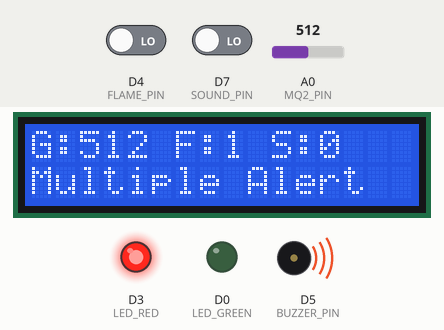
This sketch was run on a simulated ESP8266 (Wemos D1 mini). Parts: 16×2 character LCD, output pins drawn as LEDs (lit = HIGH), buzzer (waves = sounding, pin HIGH). Inputs (shaded band) come from the test bench; at power-on: A0 (MQ2_PIN) = 512, D4 (FLAME_PIN) LOW, D7 (SOUND_PIN) LOW. WiFi joins after 1.5 s; servers stay silent unless stated.

Above: at 3.3 s.
3.4 s: A0 (MQ2_PIN) set to 487
At 4.1 s:
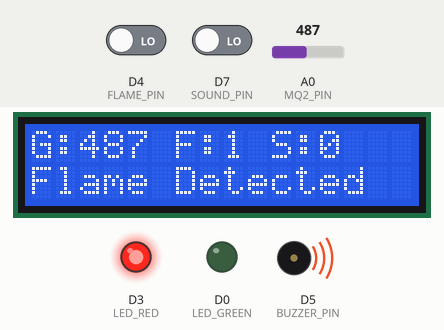
5.2 s: D4 (FLAME_PIN) driven HIGH
At 6.3 s:
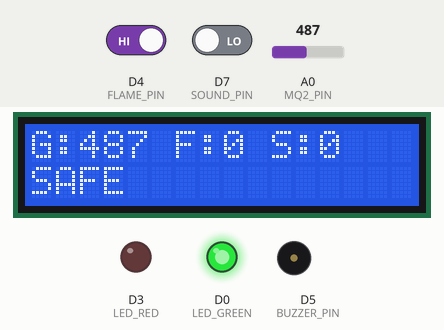
7.2 s: D7 (SOUND_PIN) driven HIGH
At 8.4 s:
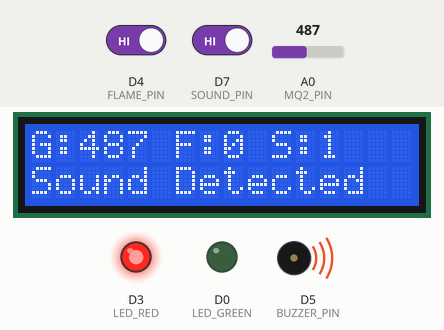
9.2 s: A0 (MQ2_PIN) set to 510
At 10.9 s:
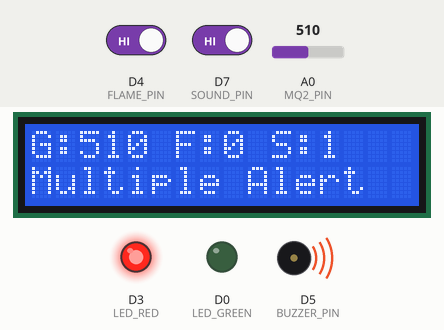
11.2 s: D7 (SOUND_PIN) driven LOW
At 12.5 s:
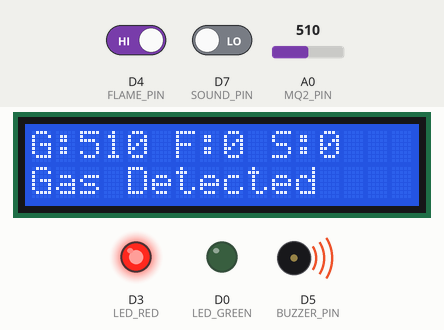
13.2 s: D4 (FLAME_PIN) driven LOW
At 14.1 s:
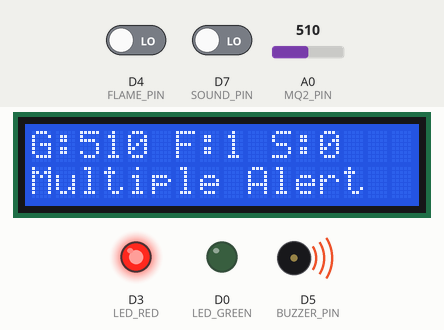
Timing chart, 0 to 16.2 s (numbered marks = the images above; inputs shaded):
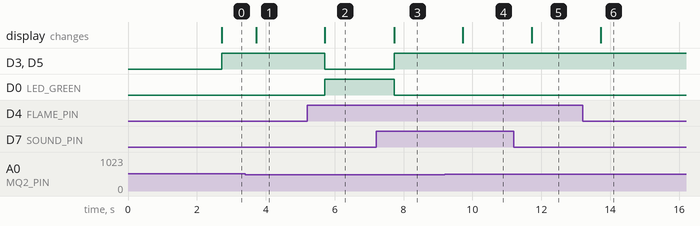

The sketch:

Smart_gas_system.ino
```cpp
/***************************************************
 * IoT Smart Gas, Flame & Sound Detection System
 * Wemos D1 Mini (ESP8266)
 * Blynk + Telegram + LCD
 ***************************************************/

//--------------- BLYNK ------------------
#define BLYNK_TEMPLATE_ID "TMPL3VKXdactq"
#define BLYNK_TEMPLATE_NAME "Gas Detection System"
#define BLYNK_AUTH_TOKEN "NzkqDECo81l2103OtfSn4-vawy8k17Q_"

#define BLYNK_PRINT Serial

//--------------- LIBRARIES ----------------
#include <Arduino.h>
#include <ESP8266WiFi.h>
#include <BlynkSimpleEsp8266.h>
#include <Wire.h>
#include <LiquidCrystal_I2C.h>

#include <WiFiClientSecure.h>
#include <UniversalTelegramBot.h>
#include <ArduinoJson.h>

//--------------- WIFI --------------------
char ssid[] = "iPhone";
char pass[] = "Anesha24";

//--------------- TELEGRAM ----------------
#define BOT_TOKEN "8759467537:AAEqAZ_5EtsO-IkUZDPHrMr2Gc_fe_hJBAE"
#define CHAT_ID "7949478408"

WiFiClientSecure client;
UniversalTelegramBot bot(BOT_TOKEN, client);

//--------------- PIN CONFIGURATION ----------------

#define MQ2_PIN A0

#define FLAME_PIN D4
#define SOUND_PIN D7

#define BUZZER_PIN D5

#define LED_RED D3
#define LED_GREEN D0

LiquidCrystal_I2C lcd(0x27,16,2);

BlynkTimer timer;

//--------------- VARIABLES ----------------

int GAS_THRESHOLD = 500;

bool systemOn=true;
bool buzzerRemote=false;

bool notified=false;

//--------------- BLYNK PINS ----------------

#define VPIN_GAS V0
#define VPIN_FLAME V1
#define VPIN_BUZZER V2
#define VPIN_SYSTEM V3

//--------------- BLYNK BUTTONS ----------------

BLYNK_WRITE(VPIN_BUZZER)
{
  buzzerRemote=param.asInt();
}

BLYNK_WRITE(VPIN_SYSTEM)
{
  systemOn=param.asInt();
}

//--------------- SENSOR FUNCTION ----------------

void readSensors()
{

int gasValue=analogRead(MQ2_PIN);

bool flameDetected=(digitalRead(FLAME_PIN)==LOW);

bool soundDetected=(digitalRead(SOUND_PIN)==HIGH);

bool danger=(gasValue>GAS_THRESHOLD || flameDetected || soundDetected);

// Send values to Blynk

Blynk.virtualWrite(VPIN_GAS,gasValue);
Blynk.virtualWrite(VPIN_FLAME,flameDetected);

//---------------- SYSTEM OFF ----------------

if(!systemOn)
{

lcd.clear();

lcd.setCursor(0,0);
lcd.print("SYSTEM OFF");

digitalWrite(LED_RED,LOW);
digitalWrite(LED_GREEN,LOW);

digitalWrite(BUZZER_PIN,LOW);

return;

}

//---------------- LCD LINE 1 ----------------

lcd.setCursor(0,0);

lcd.print("G:");
lcd.print(gasValue);

lcd.print(" F:");
lcd.print(flameDetected);

lcd.print(" S:");
lcd.print(soundDetected);

lcd.print(" ");

//---------------- ALERT MESSAGE ----------------

String msg="";

if(gasValue>GAS_THRESHOLD)
msg+="Gas Detected\n";

if(flameDetected)
msg+="Flame Detected\n";

if(soundDetected)
msg+="Sound Detected\n";

//---------------- DANGER DETECTED ----------------

if(danger)
{

lcd.setCursor(0,1);
lcd.print("                ");
lcd.setCursor(0,1);

if(gasValue>GAS_THRESHOLD && !flameDetected && !soundDetected)
lcd.print("Gas Detected");

else if(flameDetected && gasValue<=GAS_THRESHOLD && !soundDetected)
lcd.print("Flame Detected");

else if(soundDetected && gasValue<=GAS_THRESHOLD && !flameDetected)
lcd.print("Sound Detected");

else
lcd.print("Multiple Alert");

digitalWrite(LED_RED,HIGH);
digitalWrite(LED_GREEN,LOW);

// Buzzer
if(danger || buzzerRemote)
digitalWrite(BUZZER_PIN,HIGH);
else
digitalWrite(BUZZER_PIN,LOW);

// Telegram + Blynk notification
if(!notified)
{

Blynk.logEvent("danger_alert",msg);

bot.sendMessage(CHAT_ID,
"⚠ ALERT\n\n"+msg,
"");

notified=true;

}

}
else
{

lcd.setCursor(0,1);
lcd.print("SAFE            ");

digitalWrite(LED_RED,LOW);
digitalWrite(LED_GREEN,HIGH);

if(buzzerRemote)
digitalWrite(BUZZER_PIN,HIGH);
else
digitalWrite(BUZZER_PIN,LOW);

notified=false;

}

}

//---------------- SETUP ----------------

void setup()
{

Serial.begin(115200);

pinMode(MQ2_PIN,INPUT);

pinMode(FLAME_PIN,INPUT);

pinMode(SOUND_PIN,INPUT);

pinMode(BUZZER_PIN,OUTPUT);

pinMode(LED_RED,OUTPUT);

pinMode(LED_GREEN,OUTPUT);

digitalWrite(BUZZER_PIN,LOW);

digitalWrite(LED_RED,LOW);

digitalWrite(LED_GREEN,LOW);

// LCD

Wire.begin(D2,D1);

lcd.init();

lcd.backlight();

lcd.clear();

lcd.setCursor(0,0);

lcd.print("Starting...");

// Telegram SSL

client.setInsecure();

// WiFi + Blynk

Blynk.begin(BLYNK_AUTH_TOKEN,ssid,pass);

// Startup Telegram

bot.sendMessage(CHAT_ID,
"🚀 Smart Gas Detection System Started Successfully.",
"");

// Timer

timer.setInterval(500L,readSensors);

}

//---------------- LOOP ----------------

void loop()
{

Blynk.run();

timer.run();

}
```

Measured:
- the behaviour switches between 501 and 500 on A0 (MQ2_PIN) (found by bisection; images 0 and 1)
- after the input at 3.4 s, the display: changes after 0.32 s (image 1)
- after the input at 5.2 s, D3 (LED_RED), D5 (BUZZER_PIN): HIGH → LOW after 0.51 s; D0 (LED_GREEN): LOW → HIGH after 0.51 s; the display: changes after 0.51 s (image 2)
- after the input at 7.2 s, D3 (LED_RED), D5 (BUZZER_PIN): LOW → HIGH after 0.53 s; D0 (LED_GREEN): HIGH → LOW after 0.53 s; the display: changes after 0.53 s (image 3)
- after the input at 9.2 s, the display: changes after 0.52 s (image 4)
- after the input at 11.2 s, the display: changes after 0.52 s (image 5)
- after the input at 13.2 s, the display: changes after 0.52 s (image 6)
